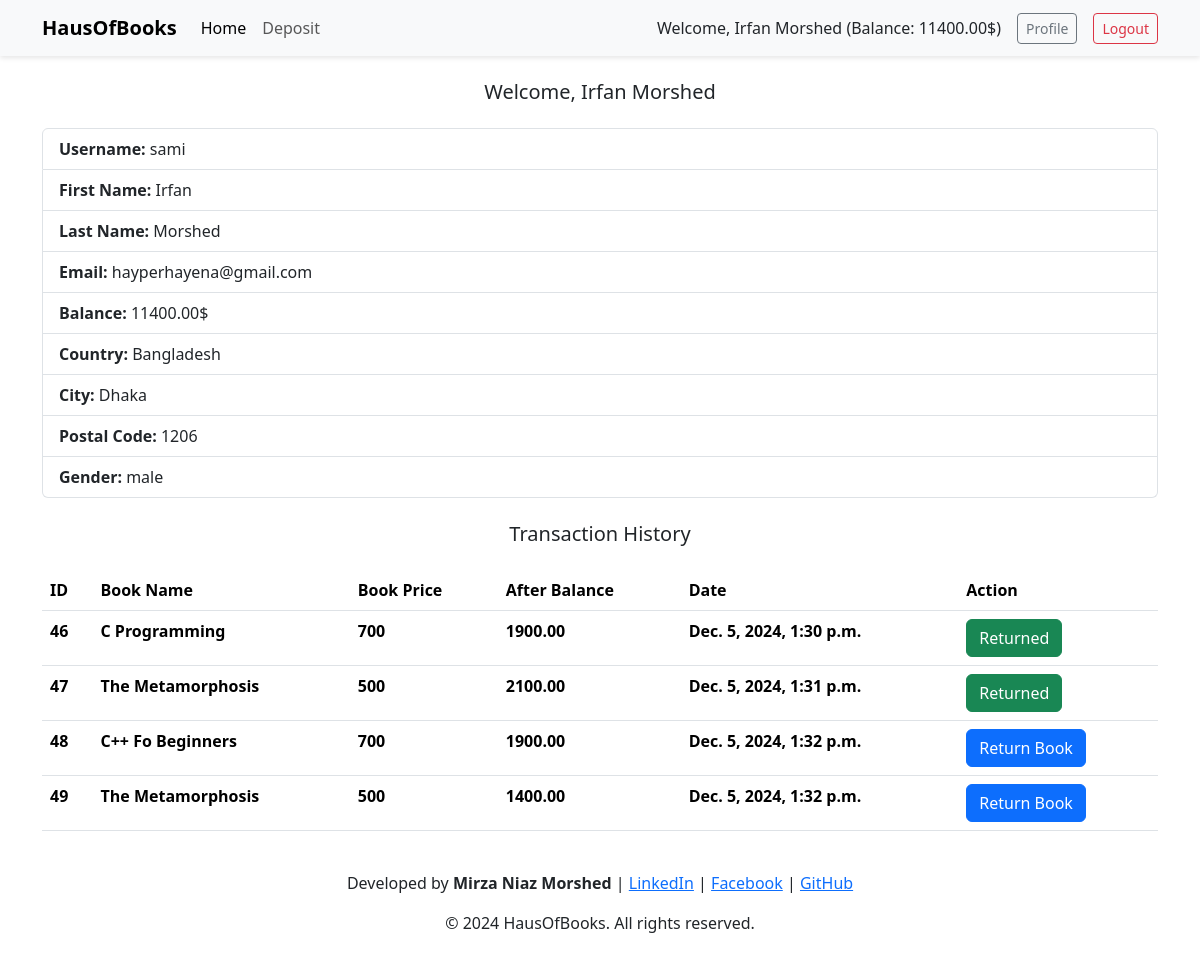
The app's page /account/profile/ (signed in) with its own data.
### accounts/models.py (models this page shows, shortened)
class UserAccountModel(models.Model):
    user = models.OneToOneField(User, on_delete=models.CASCADE, related_name='account')
    birth_date = models.DateField(null=True, blank=True)
    gender = models.CharField(max_length=100, choices=GENDER)
    account_no = models.IntegerField(unique=True)
    account_type = models.CharField(max_length=100, choices=ACCOUNT_TYPE)
    balance = models.DecimalField(default=0, max_digits=12, decimal_places=2)

class UserAddressModel(models.Model):
    user = models.OneToOneField(User,on_delete=models.CASCADE, related_name='address')
    street_address = models.CharField(max_length=100)
    postal_code = models.IntegerField()
    city = models.CharField(max_length=100)
    country = models.CharField(max_length=100)

### books/models.py (models this page shows)
class CreateBookBorrowedHistory(models.Model):
    user = models.ForeignKey(User, on_delete=models.CASCADE, related_name='history')
    book_name = models.CharField(max_length=100)
    book_price = models.IntegerField()
    after_balance = models.DecimalField(max_digits=12, decimal_places=2)
    book_return = models.BooleanField(default=False)
    created_on = models.DateTimeField(auto_now_add=True)

### accounts/views.py (the view)
# urls.py: path('profile/', views.UserProfileView.as_view(), name="profile"),
class UserProfileView(LoginRequiredMixin,TemplateView):
    template_name = 'profile.html'
    def get_context_data(self,*args,**kwargs):
        context = super().get_context_data(*args,**kwargs)
        context['histories'] = CreateBookBorrowedHistory.objects.filter(user=self.request.user)
        return context

### accounts/templates/profile.html (shortened to what this page needs)
{% extends "base.html" %}
{% load crispy_forms_tags %}
{% block body %}
<div class="container">
    <div class="user-info">
        <h5 class="text-center m-4">Welcome, {{user.first_name}} {{user.last_name}}</h5>
        <ul class="list-group">
            <li class="list-group-item"><strong>Username: </strong> {{user.username}}</li>
            <li class="list-group-item"><strong>First Name: </strong>{{user.first_name}}</li>
            <li class="list-group-item"><strong>Last Name: </strong>{{user.last_name}}</li>
            <li class="list-group-item"><strong>Email: </strong>{{user.email}}</li>
            <li class="list-group-item"><strong>Balance: </strong>{{user.account.balance}}$</li>
            <li class="list-group-item"><strong>Country: </strong>{{user.address.country}}</li>
            <li class="list-group-item"><strong>City: </strong>{{user.address.city}}</li>
            <li class="list-group-item"><strong>Postal Code: </strong>{{user.address.postal_code}}</li>
            <li class="list-group-item"><strong>Gender: </strong>{{user.account.gender}}</li>
          </ul>
    </div>
    <div class="user-history">
        <h5 class="text-center m-4">Transaction History</h5>
        <table class="table">
            <thead>
              <tr>
                <th scope="col">ID</th>
                <th scope="col">Book Name</th>
                <th scope="col">Book Price</th>
                <th scope="col">After Balance</th>
                <th scope="col">Date</th>
                <th scope="col">Action</th>
              </tr>
            </thead>
            <tbody>
                {% for history in histories %}
                <tr>
                    <th scope="row">{{history.id}}</th>
                    <th>{{history.book_name}}</th>
                    <th>{{history.book_price}}</th>
                    <th>{{history.after_balance}}</th>
                    <th>{{history.created_on}}</th>
                    <th>
                        {% if history.book_return == False %}
                            <a href="{% url 'book_return' history.id %}" class="btn btn-primary">Return Book</a>
                        {% else %}
                        <a href="" class="btn btn-success">Returned</a>
                        {% endif %}
                    </th>
                </tr>
                {% endfor %}
            </tbody>
          </table>
    </div>
</div>
{% endblock %}

### core/templates/navigation.html (shortened to what this page needs)
<nav class="navbar navbar-expand-lg navbar-light bg-light">
  <div class="container">
    <a class="navbar-brand" href="{% url 'home' %}">HausOfBooks</a>
    <div class="collapse navbar-collapse" id="navbarSupportedContent">
      <ul class="navbar-nav me-auto mb-2 mb-lg-0">
        <li class="nav-item">
          <a class="nav-link active" aria-current="page" href="{% url 'home' %}">Home</a>
        </li>
        {% if user.is_authenticated %}
        <li class="nav-item">
          <a href="{% url 'deposit' %}" class="nav-link">Deposit</a>
        </li>
        {% endif %}
      </ul>
      <div class="d-flex align-items-center">
        {% if user.is_authenticated %}
        <span class="me-3">Welcome, {{user.first_name}} {{user.last_name}} (Balance: {{user.account.balance}}$)</span>
        <a href="{% url 'profile' %}" class="btn btn-outline-secondary btn-sm">Profile</a>
        <form action="{% url 'logout' %}" method="post" class="ms-3">
          <input type="submit" value="Logout" class="btn btn-outline-danger btn-sm">
        </form>
        {% else %}
        <a href="{% url 'signup' %}" class="btn btn-outline-primary btn-sm">Signup</a>
        <a href="{% url 'login' %}" class="btn btn-outline-primary btn-sm ms-3">Login</a>
        {% endif %}
      </div>
    </div>
  </div>
</nav>

### core/templates/navigation.html (style rules this page uses)
.navbar { background-color: #fff; box-shadow: 0 2px 5px rgba(0, 0, 0, 0.1); }
.navbar-brand { font-weight: 600; }
.navbar-nav .nav-link { font-size: 1rem; }
.btn { transition: background-color 0.3s ease; }

### records on screen
CreateBookBorrowedHistory: id "46", book_name "C Programming", book_price "700", after_balance "1900.00", created_on "Dec. 5, 2024, 1:30 p.m.", book_return "Returned"
CreateBookBorrowedHistory: id "47", book_name "The Metamorphosis", book_price "500", after_balance "2100.00", created_on "Dec. 5, 2024, 1:31 p.m.", book_return "Returned"
CreateBookBorrowedHistory: id "48", book_name "C++ Fo Beginners", book_price "700", after_balance "1900.00", created_on "Dec. 5, 2024, 1:32 p.m.", book_return "Return Book"
CreateBookBorrowedHistory: id "49", book_name "The Metamorphosis", book_price "500", after_balance "1400.00", created_on "Dec. 5, 2024, 1:32 p.m.", book_return "Return Book"

### other values on screen
{{ user.first_name }} "Irfan"
{{ user.last_name }} "Morshed"
{{ user.account.balance }} "11400.00"
{{ user.username }} "sami"
{{ user.email }} "hayperhayena@gmail.com"
{{ user.address.country }} "Bangladesh"
{{ user.address.city }} "Dhaka"
{{ user.address.postal_code }} "1206"
{{ user.account.gender }} "male"
